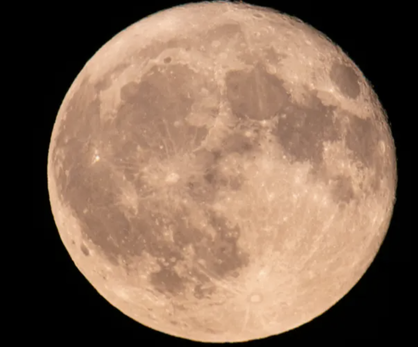
#> input picture color-input/original.png, 418 x 347 px, shrunk from 802 x 666 before the run, found by its file name
$ python compareColor.py   (older library calls are emulated)
#> lines starting #> are read from the running program, lines starting #| are printed output that depends on the picture
import cv2
import numpy as np
from skimage.metrics import structural_similarity as ssim
from skimage.color import rgb2lab, deltaE_cie76

# Load images
original = cv2.imread('comparison-input/original.png')
#> original is the input picture: shape (347, 418, 3); mean B, G, R 82.8, 102, 128.4
recolored1 = cv2.imread('comparison-input/colored.png')
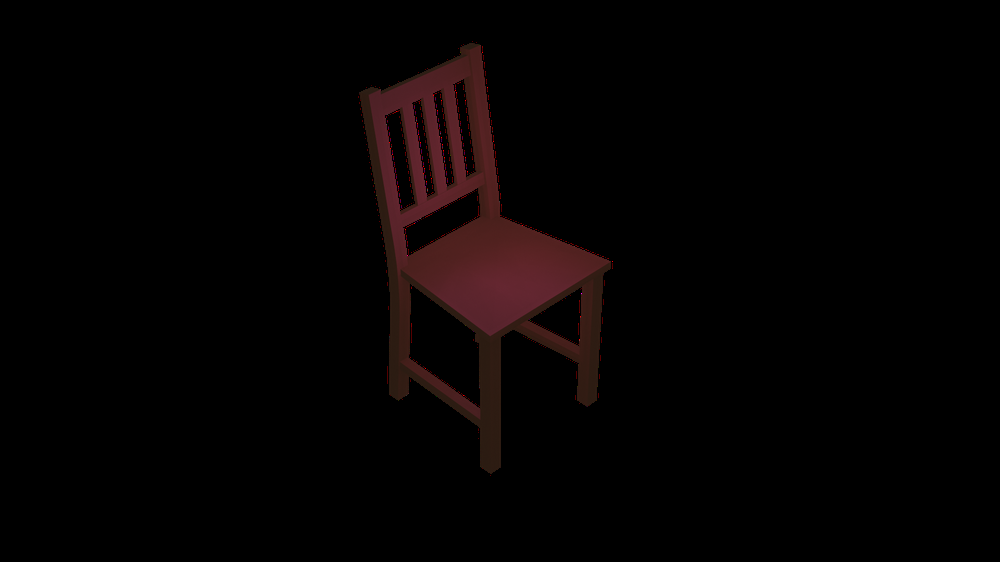
#> input picture chair/colored.png, 1000 x 562 px, shrunk from 1920 x 1080 before the run, found by its file name
#> recolored1 is the input picture: shape (562, 1000, 3); mean B, G, R 2.2, 2.3, 5.4
recolored2 = cv2.imread('comparison-input/recolored.png')
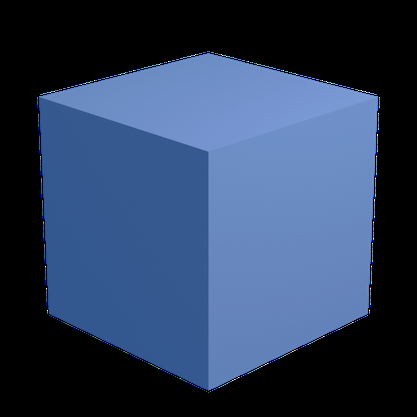
#> input picture comparison-input/recolored.png, 417 x 417 px, shrunk from 800 x 800 before the run
#> recolored2 is the input picture: shape (417, 417, 3); mean B, G, R 92.7, 62.7, 45
recolored3 = cv2.imread('comparison-input/original.png')

# Convert images to LAB color space for Delta E calculation
original_lab = cv2.cvtColor(original, cv2.COLOR_BGR2LAB)
#> original_lab: shape (347, 418, 3); mean of channels 0, 1, 2 112, 135.2, 141.8
recolored1_lab = cv2.cvtColor(recolored1, cv2.COLOR_BGR2LAB)
#> recolored1_lab: shape (562, 1000, 3); mean of channels 0, 1, 2 3.4, 129.4, 128.7
recolored2_lab = cv2.cvtColor(recolored2, cv2.COLOR_BGR2LAB)
#> recolored2_lab: shape (417, 417, 3); mean of channels 0, 1, 2 66.9, 130.5, 110.1
recolored3_lab = cv2.cvtColor(original, cv2.COLOR_BGR2LAB)

# Calculate Delta E
#> (the run stopped early here; a loop or call above may not have finished)
